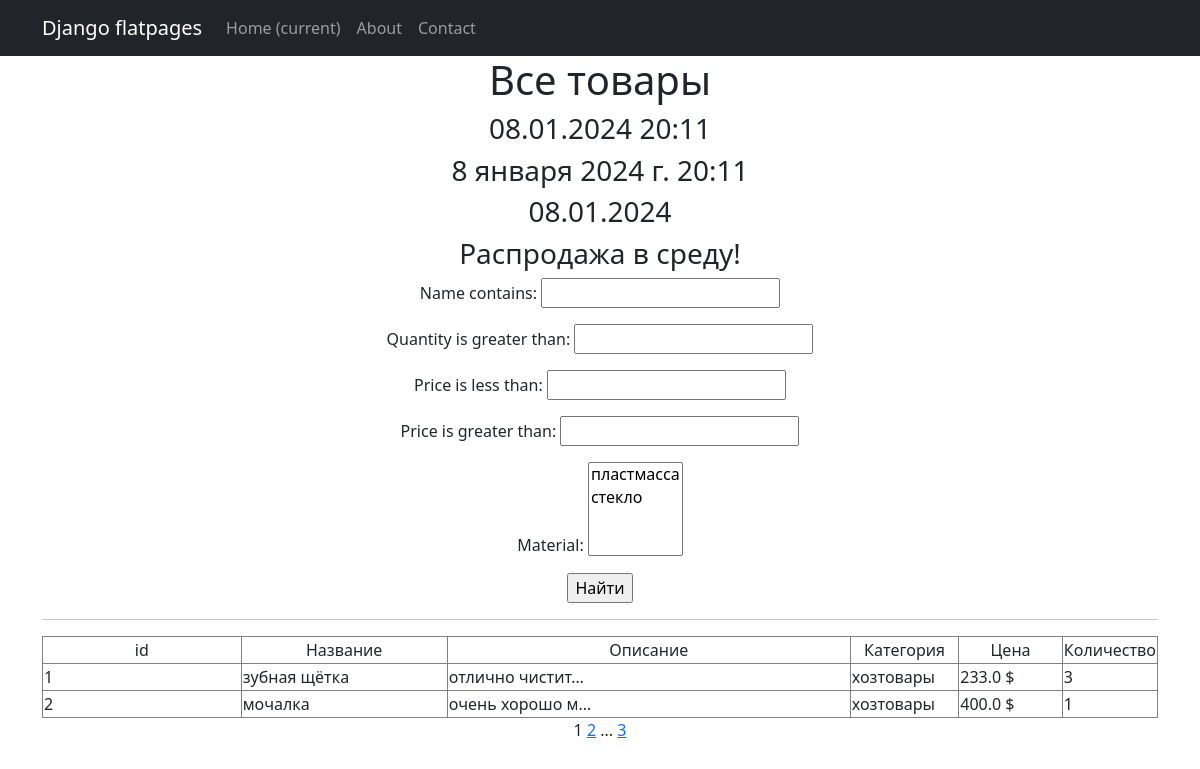
The app's page /products/, older data.
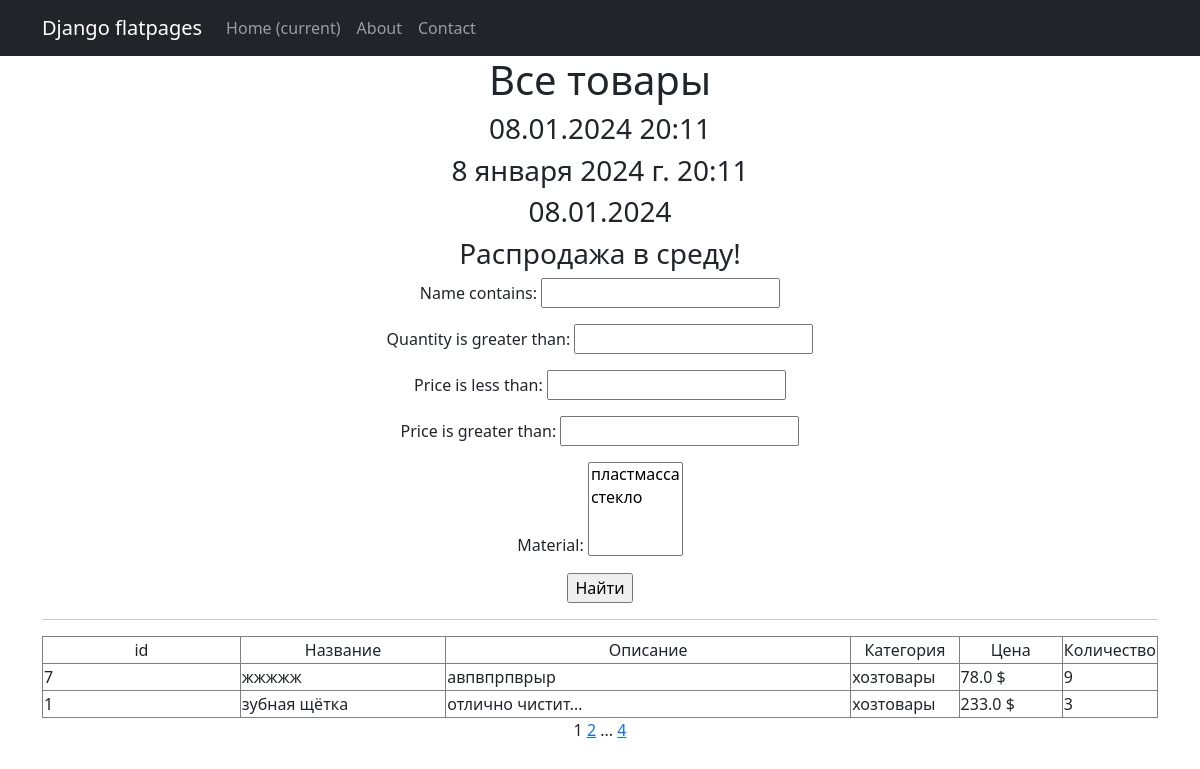
The same page, newer data.
### simpleapp/models.py (models this page shows, shortened)
class Product(models.Model):
    name = models.CharField(
        max_length=50,
        unique=True, # названия товаров не должны повторяться
    )
    description = models.TextField()
    quantity = models.IntegerField(
        validators=[MinValueValidator(0)],
    )
    category = models.ForeignKey(
        to='Category',
        on_delete=models.CASCADE,
        related_name='products', # все продукты в категории будут доступны через поле products
    )
    price = models.FloatField(
        validators=[MinValueValidator(0.0)],
    )

class Category(models.Model):
    name = models.CharField(max_length=100, unique=True)

### simpleapp/views.py (the view)
# urls.py: path('', ProductsList.as_view(), name='product_list'),
class ProductsList(ListView):
    model = Product
    ordering = 'name'
    template_name = 'products.html'
    context_object_name = 'products'
    paginate_by = 2  # вот так мы можем указать количество записей на странице
    def get_queryset(self):
        queryset = super().get_queryset()
        self.filterset = ProductFilter(self.request.GET, queryset)
        return self.filterset.qs
    def get_context_data(self, **kwargs):
        context = super().get_context_data(**kwargs)
        context['time_now'] = datetime.now()
        context['next_sale'] = "Распродажа в среду!"
        context['filterset'] = self.filterset
        return context

### simpleapp/models.py (called while the page is built)
    def __str__(self):
        return self.name

### simpleapp/templatetags/custom_filters.py (called while the page is built)
@register.filter()
def currency(value, code='rub'):
   postfix = CURRENCIES_SYMBOLS[code]
   return f'{value} {postfix}'

### simpleapp/templatetags/custom_tags.py (called while the page is built)
@register.simple_tag()
def current_time(format_string='%b %d %Y'):
   return datetime.now().strftime(format_string)

@register.simple_tag(takes_context=True)
def url_replace(context, **kwargs):
   d = context['request'].GET.copy()
   for k, v in kwargs.items():
       d[k] = v
   return d.urlencode()

### templates/products.html (shortened to what this page needs)
{% extends 'flatpages/default.html' %}
{% load custom_filters %}
{% load custom_tags %}
{% block content %}
   <h1>Все товары</h1>
   <h3>{{ time_now|date:'d.m.Y H:i' }}</h3>
   <h3>{{ time_now }}</h3>
   <h3>{% current_time '%d.%m.%Y' %}</h3>
   <h3> {{ next_sale|default_if_none:"Чуть позже сообщим о распродаже!" }} </h3>
   <form action="" method="get">
       {{ filterset.form.as_p }}
       <input type="submit" value="Найти" />
   </form>
   <hr>
   {% if products %}
       <table class="table-bordered">
           <tr>
               <td>id</td>
               <td>Название</td>
               <td>Описание</td>
               <td>Категория</td>
               <td>Цена</td>
               <td>Количество</td>
           </tr>
           {% for product in products %}
           <tr align="left">
               <td width="20%">{{ product.id }}</td>
               <td width="20%">{{ product.name }}</td>
               <td width="40%">{{ product.description|truncatechars:15 }}</td>
               <td width="10%">{{ product.category.name }}</td>
               <td width="10%">{{ product.price|currency:"usd" }}</td>
               <td width="10%">{{ product.quantity }}</td>
           </tr>
           {% endfor %}
       </table>
   {% else %}
       <h2>Товаров нет!</h2>
   {% endif %}
   {{ page_obj.number }}
   {% if page_obj.has_next %}
       <a href="?{% url_replace page=page_obj.next_page_number %}">{{ page_obj.next_page_number }}</a>
       {% if paginator.num_pages != page_obj.next_page_number %}
           ...
           <a href="?{% url_replace page=page_obj.paginator.num_pages %}">{{ page_obj.paginator.num_pages }}</a>
       {% endif %}
   {% endif %}
{% endblock content %}

### templates/flatpages/default.html (shortened to what this page needs)
<!DOCTYPE html>
<html lang="en">
    <head>
        {% load static %}
        <link href="{% static 'css/styles.css' %}" rel="stylesheet" />
    </head>
    <body>
        <nav class="navbar navbar-expand-lg navbar-dark bg-dark static-top">
   <div class="container">
       <a class="navbar-brand" href="#">Django flatpages</a>
       <div class="collapse navbar-collapse" id="navbarResponsive">
           <ul class="navbar-nav ml-auto">
               <li class="nav-item active">
                   <a class="nav-link" href="#">Home
                       <span class="sr-only">(current)</span>
                   </a>
               </li>
               <li class="nav-item">
                   <a class="nav-link" href="/about/">About</a>
               </li>
               <li class="nav-item">
                   <a class="nav-link" href="/contacts/">Contact</a>
               </li>
           </ul>
       </div>
   </div>
</nav>
    <div class="container">
   <div class="row">
       <div class="col-lg-12 text-center">
           {% block content %}{% endblock content %}
       </div>
   </div>
</div>
    </body>
</html>

Row changes from the older to the newer data that the page shows:
no longer on this page (row unchanged): Product: id "2", name "мочалка", description "очень хорошо м…", category.name "хозтовары", price "400.0 $", quantity "1"
added Product: id "7", name "жжжжж", description "авпвпрпврыр", category.name "хозтовары", price "78.0 $", quantity "9"
Text that changed along with them:
{{ page_obj.paginator.num_pages }}: "3" → "4"
